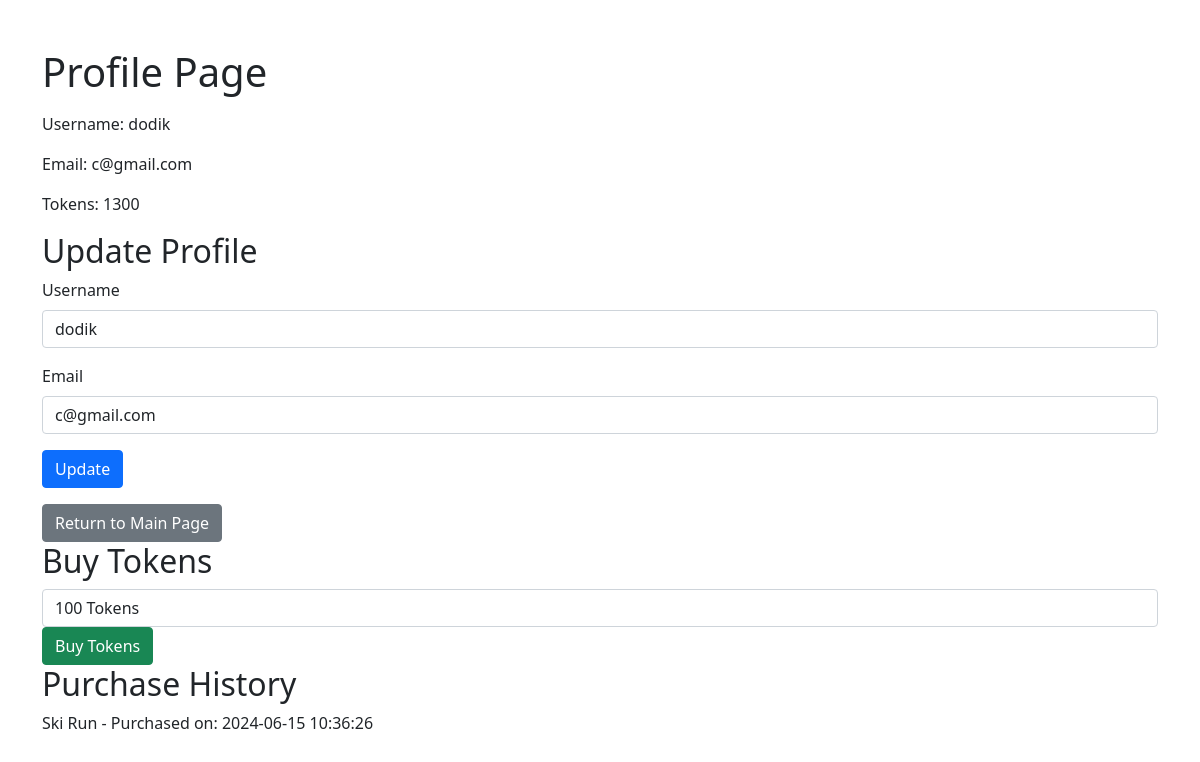
Screenshot of /profile.php (signed in) with the database file from the repository.
### tables this page shows
CREATE TABLE `users` (
  `UserID` int(11) NOT NULL,
  `Username` varchar(50) NOT NULL,
  `Password` varchar(255) NOT NULL,
  `Email` varchar(100) NOT NULL,
  `Tokens` int(11) DEFAULT 1000
);

CREATE TABLE `purchases` (
  `PurchaseID` int(11) NOT NULL,
  `UserID` int(11) NOT NULL,
  `MovieID` int(11) NOT NULL,
  `PurchaseDate` datetime DEFAULT current_timestamp()
);

CREATE TABLE `movies` (
  `MovieID` int(11) NOT NULL,
  `Title` varchar(255) NOT NULL,
  `Description` text DEFAULT NULL,
  `TokenCost` int(11) NOT NULL,
  `ThumbnailURL` varchar(255) DEFAULT NULL,
  `MovieURL` varchar(255) DEFAULT NULL
);

### profile.php (the view, shortened to what this page needs)
<?php
include 'db.php';
$userId = $_SESSION['userid'];
$sql = "SELECT Username, Email, Tokens FROM Users WHERE UserID = '$userId'";
$userResult = $conn->query($sql);
?>
<!DOCTYPE html>
<html lang="en">
<head>
    <link href="https://cdn.jsdelivr.net/npm/bootstrap@5.1.3/dist/css/bootstrap.min.css" rel="stylesheet">
</head>
<body>
    <div class="container mt-5">
<?php
if ($userResult->num_rows > 0) {
    $userData = $userResult->fetch_assoc();
    echo "<h1 class='mb-3'>Profile Page</h1>";
    echo "<p>Username: " . htmlspecialchars($userData['Username']) . "</p>";
    echo "<p>Email: " . htmlspecialchars($userData['Email']) . "</p>";
    echo "<p>Tokens: " . htmlspecialchars($userData['Tokens']) . "</p>";
    echo "<h2>Update Profile</h2>";
    echo "<form method='post' action='update_profile.php' class='mb-3'>";
    echo "<div class='mb-3'><label class='form-label'>Username</label><input type='text' class='form-control' name='username' value='" . htmlspecialchars($userData['Username']) . "' required></div>";
    echo "<div class='mb-3'><label class='form-label'>Email</label><input type='email' class='form-control' name='email' value='" . htmlspecialchars($userData['Email']) . "' required></div>";
    echo "<button type='submit' class='btn btn-primary'>Update</button>";
    echo "</form>";
    echo "<a href='index.php' class='btn btn-secondary'>Return to Main Page</a>";
    echo "<h2>Buy Tokens</h2>";
    echo "<form method='post' action='buy_tokens.php'>";
    echo "<select name='token_amount' class='form-control'>";
    echo "<option value='100'>100 Tokens</option>";
    echo "</select>";
    echo "<button type='submit' class='btn btn-success'>Buy Tokens</button>";
    echo "</form>";
    $sql = "SELECT Movies.Title, Purchases.PurchaseDate FROM Purchases JOIN Movies ON Purchases.MovieID = Movies.MovieID WHERE Purchases.UserID = '$userId'";
    $purchaseResult = $conn->query($sql);
    echo "<h2>Purchase History</h2>";
    if ($purchaseResult->num_rows > 0) {
        while ($row = $purchaseResult->fetch_assoc()) {
            echo "<p>" . htmlspecialchars($row['Title']) . " - Purchased on: " . htmlspecialchars($row['PurchaseDate']) . "</p>";
        }
    } else {
        echo "<p>No purchases made yet.</p>";
    }
} else {
    echo "User profile not found.";
}
?>
    </div>
</body>
</html>

### rows the page displays
users: Username "dodik", Email "c@gmail.com", Tokens "1300", username "dodik", email "c@gmail.com"
purchases: MovieID.Title "Ski Run", PurchaseDate "2024-06-15 10:36:26"
